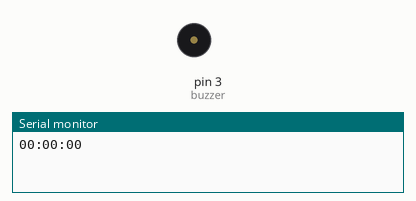
Bench run of a sketch on a simulated Arduino Uno, built with avr-gcc and run on an emulated ATmega328P. Shown: buzzer (waves = sounding), the last lines printed to the serial monitor.

Above: at 0.1 s.
At 26.74 s:
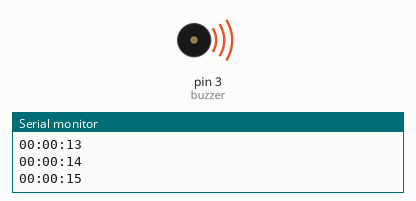
Timing chart, 0 to 28.5 s (numbered marks = the images above):
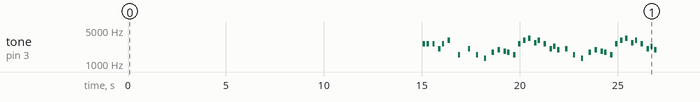

The sketch:

alarmaMario.ino
```cpp
#define NOTE_B0  31
#define NOTE_C1  33
#define NOTE_CS1 35
#define NOTE_D1  37
#define NOTE_DS1 39
#define NOTE_E1  41
#define NOTE_F1  44
#define NOTE_FS1 46
#define NOTE_G1  49
#define NOTE_GS1 52
#define NOTE_A1  55
#define NOTE_AS1 58
#define NOTE_B1  62
#define NOTE_C2  65
#define NOTE_CS2 69
#define NOTE_D2  73
#define NOTE_DS2 78
#define NOTE_E2  82
#define NOTE_F2  87
#define NOTE_FS2 93
#define NOTE_G2  98
#define NOTE_GS2 104
#define NOTE_A2  110
#define NOTE_AS2 117
#define NOTE_B2  123
#define NOTE_C3  131
#define NOTE_CS3 139
#define NOTE_D3  147
#define NOTE_DS3 156
#define NOTE_E3  165
#define NOTE_F3  175
#define NOTE_FS3 185
#define NOTE_G3  196
#define NOTE_GS3 208
#define NOTE_A3  220
#define NOTE_AS3 233
#define NOTE_B3  247
#define NOTE_C4  262
#define NOTE_CS4 277
#define NOTE_D4  294
#define NOTE_DS4 311
#define NOTE_E4  330
#define NOTE_F4  349
#define NOTE_FS4 370
#define NOTE_G4  392
#define NOTE_GS4 415
#define NOTE_A4  440
#define NOTE_AS4 466
#define NOTE_B4  494
#define NOTE_C5  523
#define NOTE_CS5 554
#define NOTE_D5  587
#define NOTE_DS5 622
#define NOTE_E5  659
#define NOTE_F5  698
#define NOTE_FS5 740
#define NOTE_G5  784
#define NOTE_GS5 831
#define NOTE_A5  880
#define NOTE_AS5 932
#define NOTE_B5  988
#define NOTE_C6  1047
#define NOTE_CS6 1109
#define NOTE_D6  1175
#define NOTE_DS6 1245
#define NOTE_E6  1319
#define NOTE_F6  1397
#define NOTE_FS6 1480
#define NOTE_G6  1568
#define NOTE_GS6 1661
#define NOTE_A6  1760
#define NOTE_AS6 1865
#define NOTE_B6  1976
#define NOTE_C7  2093
#define NOTE_CS7 2217
#define NOTE_D7  2349
#define NOTE_DS7 2489
#define NOTE_E7  2637
#define NOTE_F7  2794
#define NOTE_FS7 2960
#define NOTE_G7  3136
#define NOTE_GS7 3322
#define NOTE_A7  3520
#define NOTE_AS7 3729
#define NOTE_B7  3951
#define NOTE_C8  4186
#define NOTE_CS8 4435
#define NOTE_D8  4699
#define NOTE_DS8 4978

#define melodyPin 3
//Mario main theme melody
int melody[] = {
  NOTE_E7, NOTE_E7, 0, NOTE_E7,
  0, NOTE_C7, NOTE_E7, 0,
  NOTE_G7, 0, 0,  0,
  NOTE_G6, 0, 0, 0,

  NOTE_C7, 0, 0, NOTE_G6,
  0, 0, NOTE_E6, 0,
  0, NOTE_A6, 0, NOTE_B6,
  0, NOTE_AS6, NOTE_A6, 0,

  NOTE_G6, NOTE_E7, NOTE_G7,
  NOTE_A7, 0, NOTE_F7, NOTE_G7,
  0, NOTE_E7, 0, NOTE_C7,
  NOTE_D7, NOTE_B6, 0, 0,

  NOTE_C7, 0, 0, NOTE_G6,
  0, 0, NOTE_E6, 0,
  0, NOTE_A6, 0, NOTE_B6,
  0, NOTE_AS6, NOTE_A6, 0,

  NOTE_G6, NOTE_E7, NOTE_G7,
  NOTE_A7, 0, NOTE_F7, NOTE_G7,
  0, NOTE_E7, 0, NOTE_C7,
  NOTE_D7, NOTE_B6, 0, 0
};
//Mario main them tempo
int tempo[] = {
  12, 12, 12, 12,
  12, 12, 12, 12,
  12, 12, 12, 12,
  12, 12, 12, 12,

  12, 12, 12, 12,
  12, 12, 12, 12,
  12, 12, 12, 12,
  12, 12, 12, 12,

  9, 9, 9,
  12, 12, 12, 12,
  12, 12, 12, 12,
  12, 12, 12, 12,

  12, 12, 12, 12,
  12, 12, 12, 12,
  12, 12, 12, 12,
  12, 12, 12, 12,

  9, 9, 9,
  12, 12, 12, 12,
  12, 12, 12, 12,
  12, 12, 12, 12,
};


int s=0;
int sec=0;
int hrs=0;
int minutes=0;
int initialHours = 00;//variable to initiate hours
int initialMins = 0;//variable to initiate minutes
int initialSecs = 00;//variable to initiate seconds

//this method is for seconds
int seconds()
{
    s = initialHours*3600;
    s = s+(initialMins*60);
    s = s+initialSecs;
    s = s+(millis()/1000);
    return s;
}
//this method is for hours
int hours()
{
    hrs = seconds();
    hrs = hrs/3600;
    hrs = hrs%24;
    return hrs;
}
//this method is for minutes
int mins()
{
    minutes = seconds();
    minutes = minutes/60;
    minutes = minutes%60;
    return minutes;
}

int secs()
{
    sec = seconds();
    sec = sec%60;
    return sec;
}

int alarma_ora = 0, alarma_min = 0 , alarma_sec = 15; // ora cand suna alarma
void setup(void)
{
 Serial.begin(9600);
 pinMode(3, OUTPUT);//buzzer
}
void loop()
{
  digitalClockDisplay();

  if(alarma_ora == hours() && alarma_min == mins() && alarma_sec == secs())
  {
    sing();
    digitalClockDisplay();
  }

  delay(1000);
}


void sing() {
  // iterate over the notes of the melody:

    int size = sizeof(melody) / sizeof(int);
    for (int thisNote = 0; thisNote < size; thisNote++) {

      // to calculate the note duration, take one second
      // divided by the note type.
      //e.g. quarter note = 1000 / 4, eighth note = 1000/8, etc.
      int noteDuration = 1000 / tempo[thisNote];

      buzz(melodyPin, melody[thisNote], noteDuration);

      // to distinguish the notes, set a minimum time between them.
      // the note's duration + 30% seems to work well:
      int pauseBetweenNotes = noteDuration * 1.30;
      delay(pauseBetweenNotes);

      // stop the tone playing:
      buzz(melodyPin, 0, noteDuration);

     }
}

void buzz(int targetPin, long frequency, long length) {

  long delayValue = 1000000 / frequency / 2; // calculate the delay value between transitions
  //// 1 second's worth of microseconds, divided by the frequency, then split in half since
  //// there are two phases to each cycle
  long numCycles = frequency * length / 1000; // calculate the number of cycles for proper timing
  //// multiply frequency, which is really cycles per second, by the number of seconds to
  //// get the total number of cycles to produce
  for (long i = 0; i < numCycles; i++)
  { // for the calculated length of time...
    digitalWrite(targetPin, HIGH); // write the buzzer pin high to push out the diaphram
    delayMicroseconds(delayValue); // wait for the calculated delay value
    digitalWrite(targetPin, LOW); // write the buzzer pin low to pull back the diaphram
    delayMicroseconds(delayValue); // wait again or the calculated delay value

  }
 }

 void printDigits(int digits){
    if(digits < 10)
        Serial.print('0');
    Serial.print(digits);
}
char sep()
{
    s = millis()/1000;
    Serial.print(":");
}

void digitalClockDisplay()
{
    printDigits( hours());
    sep();
    printDigits(mins());
    sep();
    printDigits(secs());
    Serial.println("");
}
```

Measured:
- by itself, tone on pin 3 (buzzer): plays 2581 Hz for 0.12 s, 2585 Hz for 0.12 s, 2585 Hz for 0.12 s, 2062 Hz for 0.12 s, 2585 Hz for 0.12 s, 3059 Hz for 0.12 s … (41 notes in this stretch)
